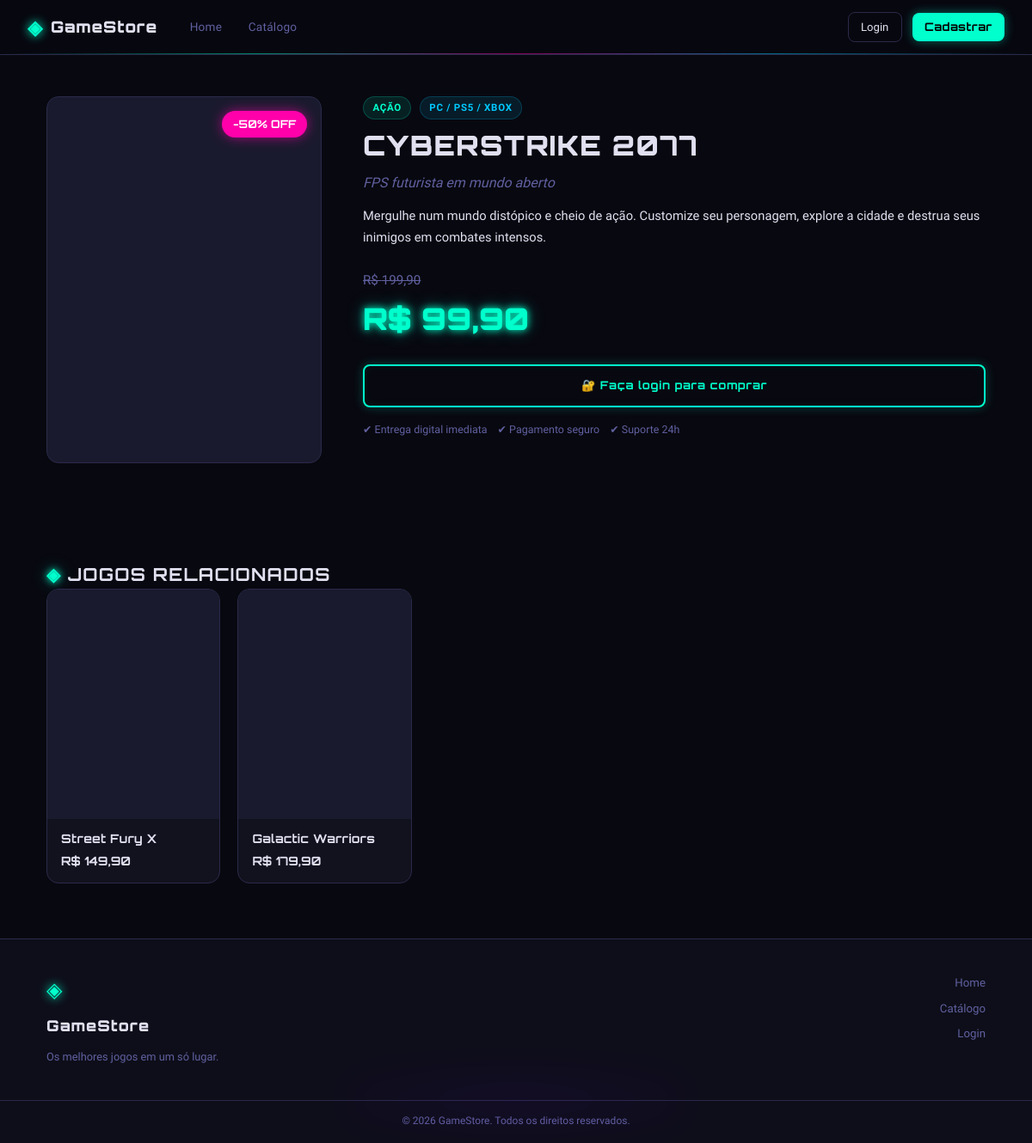
The app's page /loja_games/loja_games/public/jogo?slug=cyberstrike-2077 with its own data.
### tables this page shows
CREATE TABLE IF NOT EXISTS jogos (
    id INT AUTO_INCREMENT PRIMARY KEY,
    nome VARCHAR(150) NOT NULL,
    slug VARCHAR(160) NOT NULL UNIQUE,
    descricao TEXT,
    descricao_curta VARCHAR(255),
    preco DECIMAL(10,2) NOT NULL DEFAULT 0.00,
    preco_promocional DECIMAL(10,2) DEFAULT NULL,
    plataforma VARCHAR(80) DEFAULT 'PC',
    categoria_id INT,
    imagem_url VARCHAR(255) DEFAULT '',
    destaque TINYINT(1) DEFAULT 0,
    ativo TINYINT(1) DEFAULT 1,
    estoque INT DEFAULT 999,
    criado_em TIMESTAMP DEFAULT CURRENT_TIMESTAMP,
    FOREIGN KEY (categoria_id) REFERENCES game_categorias(id) ON DELETE SET NULL
);

CREATE TABLE IF NOT EXISTS game_categorias (
    id INT AUTO_INCREMENT PRIMARY KEY,
    nome VARCHAR(100) NOT NULL,
    slug VARCHAR(100) NOT NULL UNIQUE,
    icone VARCHAR(10) DEFAULT '🎮'
);

### core/Controller.php (called while the page is built, shortened)
<?php
abstract class Controller {
    protected function view(string $view, array $data = []): void {
        extract($data);
        $path = __DIR__ . "/../app/views/{$view}.php";
        require $path;
    }
}

### app/controllers/LojaController.php (called while the page is built, shortened)
<?php
class LojaController extends Controller {
    private JogoModel $m;
    public function __construct() {
        $this->m  = new JogoModel();
    }
    public function jogo(): void {
        $slug = $_GET['slug'] ?? '';
        $jogo = $this->m->findBySlug($slug);
        $relacionados = $this->m->findAllAtivos((int)$jogo['categoria_id']);
        $relacionados = array_filter($relacionados, fn($j) => $j['id'] != $jogo['id']);
        $relacionados = array_slice($relacionados, 0, 4);
        $this->view('loja/jogo', [
            'flash'      => $this->getFlash(),
            'jogo'       => $jogo,
            'relacionados'=> $relacionados,
            'cc'         => $this->cartCount(),
            'csrf'       => $this->csrf(),
        ]);
    }
}

### public/index.php (called while the page is built, shortened)
<?php
require_once __DIR__ . '/../core/Database.php';
require_once __DIR__ . '/../core/Model.php';
require_once __DIR__ . '/../core/Controller.php';
require_once __DIR__ . '/../app/models/JogoModel.php';
$router = new Router();
$router->get ('/login',    'AuthController', 'login');
$router->post('/login',    'AuthController', 'doLogin');
$router->get ('/cadastro', 'AuthController', 'cadastro');
$router->post('/cadastro', 'AuthController', 'doCadastro');
$router->get ('/recuperar','AuthController', 'recuperar');
$router->post('/recuperar','AuthController', 'doRecuperar');
$router->get ('/logout',   'AuthController', 'logout');
$router->get('/',         'LojaController', 'index');
$router->get('/catalogo', 'LojaController', 'catalogo');
$router->get('/jogo',     'LojaController', 'jogo');
$router->get ('/carrinho',           'CarrinhoController', 'index');
$router->post('/carrinho/adicionar', 'CarrinhoController', 'adicionar');
$router->post('/carrinho/remover',   'CarrinhoController', 'remover');
$router->post('/carrinho/finalizar', 'CarrinhoController', 'finalizar');
$router->get ('/admin',                   'AdminController', 'dashboard');
$router->get ('/admin/jogos',             'AdminController', 'jogos');
$router->get ('/admin/jogo',              'AdminController', 'jogoForm');
$router->post('/admin/jogo/salvar',       'AdminController', 'jogoSalvar');
$router->post('/admin/jogo/deletar',      'AdminController', 'jogoDeletar');
$router->get ('/admin/categorias',        'AdminController', 'categorias');
$router->get ('/admin/categoria',         'AdminController', 'catForm');
$router->post('/admin/categoria/salvar',  'AdminController', 'catSalvar');
$router->post('/admin/categoria/deletar', 'AdminController', 'catDeletar');
$router->get ('/admin/pedidos',           'AdminController', 'pedidos');
$router->post('/admin/pedido/status',     'AdminController', 'pedidoStatus');
$router->dispatch();

### core/Database.php (called while the page is built)
<?php
class Database {
    private static $instance = null;
    private $conn;
    private function __construct() {
        try {
            $dsn = "mysql:host=".DB_HOST.";dbname=".DB_NAME.";charset=".DB_CHARSET;
            $this->conn = new PDO($dsn, DB_USER, DB_PASS, [
                PDO::ATTR_ERRMODE            => PDO::ERRMODE_EXCEPTION,
                PDO::ATTR_DEFAULT_FETCH_MODE => PDO::FETCH_ASSOC,
                PDO::ATTR_EMULATE_PREPARES   => false,
            ]);
        } catch (PDOException $e) {
            die("Erro BD: " . $e->getMessage());
        }
    }
    public static function getInstance(): Database {
        if (!self::$instance) self::$instance = new Database();
        return self::$instance;
    }
    public function getConnection(): PDO { return $this->conn; }
}

### core/Model.php (called while the page is built, shortened)
<?php
abstract class Model {
    public function __construct() {
        $this->db = Database::getInstance()->getConnection();
    }
}

### app/models/JogoModel.php (called while the page is built, shortened)
<?php
class JogoModel extends Model {
    public function findAllAtivos(int $cat=0, string $busca=''): array {
        $where = ['j.ativo=1'];
        $params = [];
        if ($cat) { $where[] = 'j.categoria_id=?'; $params[] = $cat; }
        $sql = "SELECT j.*,c.nome cat FROM jogos j LEFT JOIN game_categorias c ON c.id=j.categoria_id WHERE ".implode(' AND ',$where)." ORDER BY j.id DESC";
        $s = $this->db->prepare($sql);
        $s->execute($params);
        return $s->fetchAll();
    }
    public function findBySlug(string $slug): array|false {
        $s = $this->db->prepare("SELECT j.*,c.nome cat FROM jogos j LEFT JOIN game_categorias c ON c.id=j.categoria_id WHERE j.slug=? AND j.ativo=1");
        $s->execute([$slug]);
        return $s->fetch();
    }
}

### app/views/loja/jogo.php (the view, shortened to what this page needs)
<?php require __DIR__.'/../partials/header.php'; ?>
<?php require __DIR__.'/../partials/navbar.php'; ?>
<section class="jogo-detail">
  <div class="container">
    <div class="jogo-layout">
      <div class="jogo-cover">
        <div class="jogo-cover-fallback"><?= mb_substr($jogo['nome'],0,2) ?></div>
        <?php if($jogo['preco_promocional']): ?>
          <div class="jogo-badge-sale">-<?= round((1-$jogo['preco_promocional']/$jogo['preco'])*100) ?>% OFF</div>
        <?php endif; ?>
      </div>
      <div class="jogo-info">
        <div class="jogo-meta">
          <span class="jogo-cat"><?= htmlspecialchars($jogo['cat']??'') ?></span>
          <span class="jogo-plat"><?= htmlspecialchars($jogo['plataforma']) ?></span>
        </div>
        <h1 class="jogo-title"><?= htmlspecialchars($jogo['nome']) ?></h1>
        <p class="jogo-short"><?= htmlspecialchars($jogo['descricao_curta']??'') ?></p>
        <p class="jogo-desc"><?= nl2br(htmlspecialchars($jogo['descricao']??'')) ?></p>
        <div class="jogo-price-box">
          <?php if($jogo['preco_promocional']): ?>
            <div class="jogo-old-price">R$ <?= number_format($jogo['preco'],2,',','.') ?></div>
            <div class="jogo-new-price neon-text">R$ <?= number_format($jogo['preco_promocional'],2,',','.') ?></div>
          <?php else: ?>
            <div class="jogo-new-price neon-text">R$ <?= number_format($jogo['preco'],2,',','.') ?></div>
          <?php endif; ?>
        </div>
        <?php if(isset($_SESSION['uid'])): ?>
        <form method="POST" action="<?= BASE_URL ?>carrinho/adicionar">
          <input type="hidden" name="csrf" value="<?= $csrf ?>">
          <input type="hidden" name="jogo_id" value="<?= $jogo['id'] ?>">
          <button type="submit" class="btn-neon full">🛒 Adicionar ao Carrinho</button>
        </form>
        <?php else: ?>
        <a href="<?= BASE_URL ?>login" class="btn-neon full">🔐 Faça login para comprar</a>
        <?php endif; ?>
        <div class="jogo-tags">
          <span>✔ Entrega digital imediata</span>
          <span>✔ Pagamento seguro</span>
          <span>✔ Suporte 24h</span>
        </div>
      </div>
    </div>
  </div>
</section>
<?php if(!empty($relacionados)): ?>
<section class="section">
  <div class="container">
    <h2 class="section-title"><span class="neon-text">◈</span> Jogos Relacionados</h2>
    <div class="games-grid">
      <?php foreach($relacionados as $j): ?>
      <a href="<?= BASE_URL ?>jogo?slug=<?= $j['slug'] ?>" class="game-card">
        <div class="game-img-wrap">
          <div class="game-img-fallback"><?= mb_substr($j['nome'],0,2) ?></div>
        </div>
        <div class="game-info">
          <h3><?= htmlspecialchars($j['nome']) ?></h3>
          <div class="game-price">
            <?php if($j['preco_promocional']): ?>
              <strong class="neon-price">R$ <?= number_format($j['preco_promocional'],2,',','.') ?></strong>
            <?php else: ?>
              <strong>R$ <?= number_format($j['preco'],2,',','.') ?></strong>
            <?php endif; ?>
          </div>
        </div>
      </a>
      <?php endforeach; ?>
    </div>
  </div>
</section>
<?php endif; ?>
<?php require __DIR__.'/../partials/footer.php'; ?>

### public/css/style.css (style rules this page uses)
:root { --bg: #080810; --bg2: #0e0e1a; --surface: #12121f; --surface2: #1a1a2e; --border: #2a2a4a; --text: #e0e0f0; --muted: #6060a0; --neon: #00ffcc; --neon2: #ff00aa; --neon3: #7700ff; --accent: #00c8ff; --danger: #ff3355; --warning: #ffaa00; --success: #00ffaa; --r: 8px; --rl: 14px; --font-head: 'Orbitron', monospace; --font-body: 'Exo 2', sans-serif; }
*,*::before,*::after { box-sizing:border-box;margin:0;padding:0 }
html { scroll-behavior:smooth }
body { background:var(--bg);color:var(--text);font-family:var(--font-body);font-size:15px;line-height:1.65;min-height:100vh;overflow-x:hidden }
.neon-text { color:var(--neon);text-shadow:0 0 8px var(--neon),0 0 20px rgba(0,255,204,.4) }
.btn-neon { display:inline-flex;align-items:center;justify-content:center;gap:.4rem; padding:.6rem 1.6rem;background:transparent; border:2px solid var(--neon);border-radius:var(--r); color:var(--neon);font-family:var(--font-head);font-size:.82rem;font-weight:700; letter-spacing:.05em;text-decoration:none;cursor:pointer; box-shadow:0 0 12px rgba(0,255,204,.25),inset 0 0 12px rgba(0,255,204,.05); transition:all .2s; }
.btn-neon.full { width:100%;padding:.75rem }
.section { padding:4rem 0 }
.container { max-width:1140px;margin:0 auto;padding:0 1.5rem }
.section-title { font-family:var(--font-head);font-size:1.3rem;font-weight:700;letter-spacing:.06em;text-transform:uppercase }
.games-grid { display:grid; grid-template-columns:repeat(auto-fill,minmax(200px,1fr)); gap:1.25rem; }
.game-card { text-decoration:none;color:inherit; background:var(--surface);border:1px solid var(--border);border-radius:var(--rl); overflow:hidden;transition:all .25s;display:block; }
.game-img-wrap { position:relative;aspect-ratio:3/4;overflow:hidden;background:var(--surface2) }
.game-img-fallback { position:absolute;inset:0;display:flex;align-items:center;justify-content:center; font-family:var(--font-head);font-size:2.5rem;font-weight:900;color:rgba(0,255,204,.15); letter-spacing:.1em;z-index:0; }
.game-img-wrap img+.game-img-fallback { z-index:-1 }
.game-info { padding:.85rem 1rem }
.game-info h3 { font-family:var(--font-head);font-size:.88rem;font-weight:700;line-height:1.3;margin-bottom:.3rem;letter-spacing:.02em }
.game-price { display:flex;align-items:center;gap:.6rem;flex-wrap:wrap }
.game-price strong { font-family:var(--font-head);font-size:.88rem }
.jogo-detail { padding:3rem 0 }
.jogo-layout { display:grid;grid-template-columns:320px 1fr;gap:3rem;align-items:start }
.jogo-cover { position:relative;border-radius:var(--rl);overflow:hidden;background:var(--surface2);aspect-ratio:3/4;border:1px solid var(--border) }
.jogo-cover-fallback { position:absolute;inset:0;display:flex;align-items:center;justify-content:center;font-family:var(--font-head);font-size:4rem;color:rgba(0,255,204,.1);z-index:0 }
.jogo-cover img+.jogo-cover-fallback { z-index:-1 }
.jogo-badge-sale { position:absolute;top:1rem;right:1rem;background:var(--neon2);color:#fff;font-family:var(--font-head);font-size:.8rem;font-weight:700;padding:.3rem .8rem;border-radius:99px;box-shadow:0 0 14px rgba(255,0,170,.6) }
.jogo-meta { display:flex;gap:.6rem;margin-bottom:.75rem }
.jogo-cat,.jogo-plat { font-size:.72rem;font-weight:700;text-transform:uppercase;letter-spacing:.06em;padding:.2rem .65rem;border-radius:99px }
.jogo-cat { background:rgba(0,255,204,.1);color:var(--neon);border:1px solid rgba(0,255,204,.2) }
.jogo-plat { background:rgba(0,200,255,.1);color:var(--accent);border:1px solid rgba(0,200,255,.2) }
.jogo-title { font-family:var(--font-head);font-size:2rem;font-weight:900;line-height:1.15;margin-bottom:.75rem;letter-spacing:.04em;text-transform:uppercase }
.jogo-short { font-size:1rem;color:var(--muted);margin-bottom:.75rem;font-style:italic }
.jogo-desc { font-size:.92rem;color:var(--text);line-height:1.75;margin-bottom:1.5rem }
.jogo-price-box { margin-bottom:1.5rem }
.jogo-old-price { font-size:.95rem;color:var(--muted);text-decoration:line-through;margin-bottom:.2rem }
.jogo-new-price { font-family:var(--font-head);font-size:2.2rem;font-weight:900 }
.jogo-tags { display:flex;flex-wrap:wrap;gap:.75rem;margin-top:1rem }
.jogo-tags span { font-size:.78rem;color:var(--muted) }

### records on screen
jogos: (1-$jogo['preco_promocional']/$jogo['preco'])*100 "50", plataforma "PC / PS5 / XBOX", nome "CYBERSTRIKE 2077", descricao_curta "FPS futurista em mundo aberto", descricao "Mergulhe num mundo distópico e cheio de ação. Customize seu personagem, explore a cidade e destrua seus inimigos em combates intensos.", preco "199,90", preco_promocional "99,90"
game_categorias: nome "AÇÃO"
jogos: nome "Street Fury X", preco "149,90"
jogos: nome "Galactic Warriors", preco "179,90"

### other values on screen
APP_NAME "GameStore"
